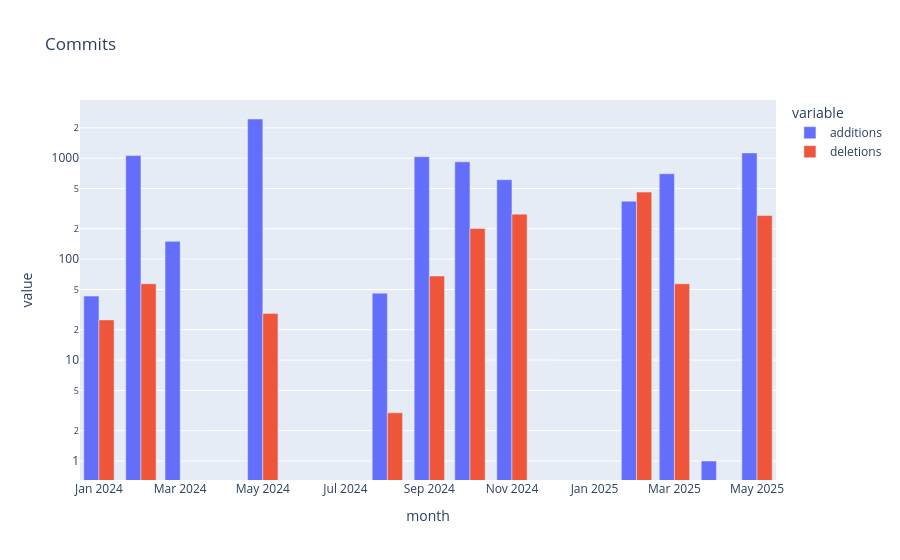

Write notebook code for a chart like this one.
### Code cell
px.bar(user_code_commits(gitlab_user).toPandas(),x='month',y=['additions','deletions'],log_y=True,title='Commits',barmode='group')

### Figure 1 — Plotly figure (JSON) as saved in the notebook; plotly's stock layout.template omitted (floating-point values rounded to 4 significant figures)
{"data": [{"alignmentgroup": "True", "hovertemplate": "variable=additions<br>month=%{x}<br>value=%{y}<extra></extra>", "legendgroup": "additions", "marker": {"color": "#636efa", "pattern": {"shape": ""}}, "name": "additions", "offsetgroup": "additions", "orientation": "v", "showlegend": true, "textposition": "auto", "type": "bar", "x": ["2025-05-01T00:00:00.000000000", "2025-04-01T00:00:00.000000000", "2025-03-01T00:00:00.000000000", "2025-02-01T00:00:00.000000000", "2024-11-01T00:00:00.000000000", "2024-10-01T00:00:00.000000000", "2024-09-01T00:00:00.000000000", "2024-08-01T00:00:00.000000000", "2024-05-01T00:00:00.000000000", "2024-03-01T00:00:00.000000000", "2024-02-01T00:00:00.000000000", "2024-01-01T00:00:00.000000000"], "xaxis": "x", "y": [1128, 1, 701, 375, 612, 920, 1035, 46, 2444, 150, 1061, 43], "yaxis": "y"}, {"alignmentgroup": "True", "hovertemplate": "variable=deletions<br>month=%{x}<br>value=%{y}<extra></extra>", "legendgroup": "deletions", "marker": {"color": "#EF553B", "pattern": {"shape": ""}}, "name": "deletions", "offsetgroup": "deletions", "orientation": "v", "showlegend": true, "textposition": "auto", "type": "bar", "x": ["2025-05-01T00:00:00.000000000", "2025-04-01T00:00:00.000000000", "2025-03-01T00:00:00.000000000", "2025-02-01T00:00:00.000000000", "2024-11-01T00:00:00.000000000", "2024-10-01T00:00:00.000000000", "2024-09-01T00:00:00.000000000", "2024-08-01T00:00:00.000000000", "2024-05-01T00:00:00.000000000", "2024-03-01T00:00:00.000000000", "2024-02-01T00:00:00.000000000", "2024-01-01T00:00:00.000000000"], "xaxis": "x", "y": [270, 0, 57, 461, 279, 201, 68, 3, 29, 0, 57, 25], "yaxis": "y"}], "layout": {"barmode": "group", "legend": {"title": {"text": "variable"}, "tracegroupgap": 0}, "title": {"text": "Commits"}, "xaxis": {"anchor": "y", "domain": [0, 1], "title": {"text": "month"}}, "yaxis": {"anchor": "x", "domain": [0, 1], "title": {"text": "value"}, "type": "log"}}}
